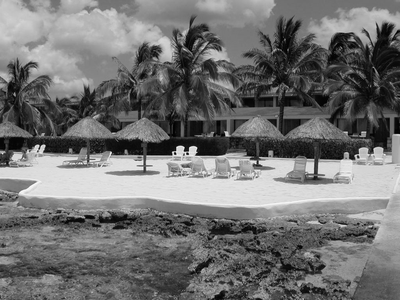
#> input picture imagesSet2/hotel-0.png, 400 x 300 px, shrunk from 1024 x 768 before the run
$ python Project2.py   (older library calls are emulated)
#> lines starting #> are read from the running program, lines starting #| are printed output that depends on the picture
### harris_detector.py
import numpy as np
import cv2
import matplotlib.pyplot as plt

def harris_corner_detection(image, threshold = 50000000000):
    Ix = cv2.Sobel(image, cv2.CV_32F, 1, 0, ksize=3)
    Iy = cv2.Sobel(image, cv2.CV_32F, 0, 1, ksize=3)
    Ixx = Ix*Ix
    Iyy = Iy*Iy
    Ixy = Ix*Iy

    duplicate_image = np.copy(image)
    kps = []
    shape = np.shape(image)
    k1 = 3
    k2 = 3
    i = j = 0
    m = n = 1

    M = np.zeros((2, 2))
    out = np.zeros(np.shape(Ix))

    while(i + k1 <= shape[0]):
        while(j + k2 <= shape[1]):
            M[0][0] = np.sum(Ixx[i:i+k1, j:j+k2])
            M[1][0] = M[0][1] = np.sum(Ixy[i:i+k1, j:j+k2])
            M[1][1] = np.sum(Iyy[i:i+k1, j:j+k2])
            out[m][n] = np.linalg.det(M) - 0.06*(np.trace(M)**2)
            if out[m][n] > threshold:
                cv2.circle(duplicate_image, (n, m), 3, (0, 0, 255), -1)
                kp = cv2.KeyPoint(n, m, 5, _class_id=0)
                kps.append(kp)
            j += 1
            n += 1
        i += 1
        m += 1
        j = 0
        n = 0

    plt.imshow(duplicate_image)
    plt.show()
    im1 = cv2.drawKeypoints(image, kps, None)
    plt.imshow(im1)
    result = duplicate_image
    result = cv2.cvtColor(result, cv2.COLOR_RGB2BGR)
    filename = 'Results/Harris/result.jpg'
    cv2.imwrite(filename, result)
    plt.show()
    return result, kps

### Project2.py
import numpy as np
import cv2
from harris_detector import *
import imutils
import os

def stitching(addresses, threshold1, threshold2, typeStitch, detectorType = 'sift'):

#> called with threshold1 = 50000000000, threshold2 = 50000000000, typeStitch = 1, detectorType = 'sift'
    address1, address2 = addresses
    image1 = cv2.imread(address1)
#> image1 is the input picture: shape (300, 400, 3); min 0, max 251, mean 113.5
    image1 = cv2.cvtColor(image1, cv2.COLOR_BGR2RGB)
    gray1 = cv2.cvtColor(image1, cv2.COLOR_RGB2GRAY)

    image2 = cv2.imread(address2)
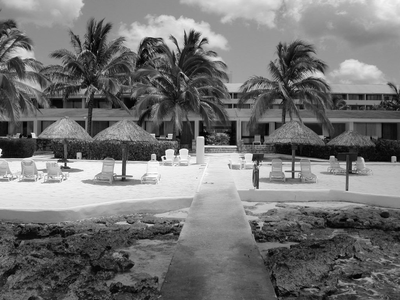
#> input picture imagesSet2/hotel-1.png, 400 x 300 px, shrunk from 1024 x 768 before the run
#> image2 is the input picture: shape (300, 400, 3); min 0, max 255, mean 115.3
    image2 = cv2.cvtColor(image2, cv2.COLOR_BGR2RGB)
    gray2 = cv2.cvtColor(image2, cv2.COLOR_RGB2GRAY)

    if typeStitch == 1:
        image1 = cv2.flip(image1, 1)
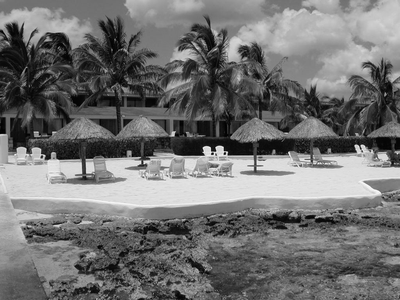
#> image1: shape (300, 400, 3); min 0, max 251, mean 113.5
        image2 = cv2.flip(image2, 1)
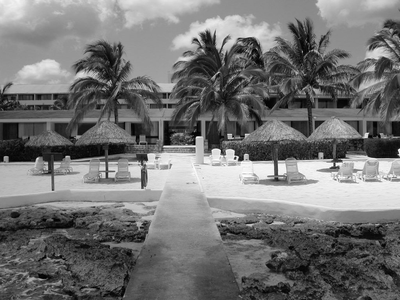
#> image2: shape (300, 400, 3); min 0, max 255, mean 115.3
        image1, image2 = image2, image1

        threshold1, threshold2 = threshold2, threshold1

        gray1 = cv2.flip(gray1, 1)
        gray2 = cv2.flip(gray2, 1)
        gray1, gray2 = gray2, gray1

    kp1 = harris_corner_detection(gray1, threshold1)
#> in harris_corner_detection, `Ix = cv2.Sobel(image, cv2.CV_32F, 1, 0, ksize=3)`:
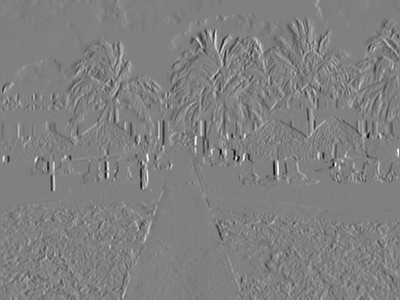
#> Ix: shape (300, 400) float32; min -829, max 816, mean -0.1; drawn with min black and max white
#> in harris_corner_detection, `Iy = cv2.Sobel(image, cv2.CV_32F, 0, 1, ksize=3)`:
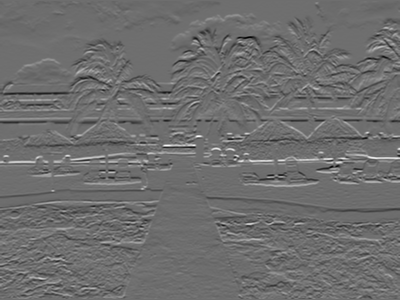
#> Iy: shape (300, 400) float32; min -752, max 977, mean -3.1; drawn with min black and max white
#> in harris_corner_detection, `Iyy = Iy*Iy`:
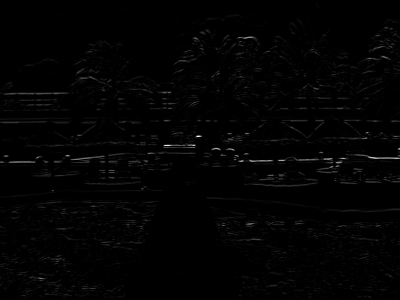
#> Iyy: shape (300, 400) float32; min 0, max 954529, mean 11471.4; drawn with min black and max white
#> in harris_corner_detection, `Ixy = Ix*Iy`:
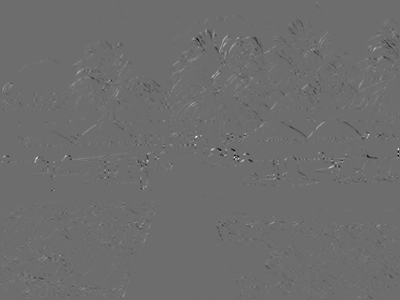
#> Ixy: shape (300, 400) float32; min -282063, max 374000, mean 299.3; drawn with min black and max white
#> after the loop in harris_corner_detection, `while(i + k1 <= shape[0]):`: duplicate_image: shape (300, 400); min 0, max 255, mean 115.2
#> after the loop in harris_corner_detection, `while(i + k1 <= shape[0]):`: M = [[324456, 82], [82, 342548]]; i = 25; kps = []; m = 26
    kp2 = harris_corner_detection(gray2, threshold2)


    if detectorType == 'sift':
        featureDetector = cv2.xfeatures2d.SIFT_create()
        bMatcher = cv2.BFMatcher(cv2.NORM_L2, crossCheck=False)
    elif detectorType == 'surf':
        featureDetector = cv2.xfeatures2d.SURF_create()
        bMatcher = cv2.BFMatcher(cv2.NORM_L2, crossCheck=False)
    elif detectorType == 'brisk':
        featureDetector = cv2.BRISK_create()
        bMatcher = cv2.BFMatcher(cv2.NORM_HAMMING, crossCheck=False)
    elif detectorType == 'orb':
        featureDetector = cv2.ORB_create()
        bMatcher = cv2.BFMatcher(cv2.NORM_HAMMING, crossCheck=False)


    kp1, desc1 = featureDetector.compute(gray1, kp1)
    kp2, desc2 = featureDetector.compute(gray2, kp2)

    matches = bMatcher.match(desc1,desc2)
    matches = sorted(matches, key = lambda m:m.distance)

    print(len(matches), len(desc1), len(desc2))

    matchesIm = cv2.drawMatches(image1, kp1, image2, kp2, matches[:10], None, flags=cv2.DrawMatchesFlags_NOT_DRAW_SINGLE_POINTS)

    plt.imshow(matchesIm)
    plt.show()

    pts1 = np.zeros((len(matches), 1, 2), dtype=np.float32)
    pts2 = np.zeros((len(matches), 1, 2), dtype=np.float32)

    for i in range(0,len(matches)):
        pts1[i] = kp1[matches[i].queryIdx].pt
        pts2[i] = kp2[matches[i].trainIdx].pt

    H, status = cv2.findHomography(pts2, pts1, cv2.RANSAC, 4)
    print(H)
    print(len(matches), len(kp1))

    width = image2.shape[1] + image1.shape[1]
    height = image2.shape[0] + image1.shape[0]

    result = cv2.warpPerspective(image2, H, (width, height))
    for i in range(image1.shape[0]):
        for j in range(image1.shape[1]):
            if result[i,j].all() == 0:
                result[i,j] = image1[i,j]


    gray = cv2.cvtColor(result, cv2.COLOR_BGR2GRAY)
    thresh = cv2.threshold(gray, 0, 255, cv2.THRESH_BINARY)[1]
    contours = cv2.findContours(thresh.copy(), cv2.RETR_EXTERNAL, cv2.CHAIN_APPROX_SIMPLE)
    contours = imutils.grab_contours(contours)
    maxContour = max(contours, key=cv2.contourArea)
    (x, y, w, h) = cv2.boundingRect(maxContour)
    result = result[y:y + h, x:x + w]
    if typeStitch == 1:
        result = cv2.flip(result, 1)
    plt.imshow(result)
    plt.show()

    return result, H

def panorama(folder):
    files = os.listdir(folder)
    images = [folder + '/' + i for i in files]
    addresses = [images[0]]
    threshold2 = threshold1 = 50000000000
    for i in range(1,len(images)):
        addresses.append(images[i])
        result, H = stitching(addresses, threshold1, threshold2, i%2)
        result = cv2.cvtColor(result, cv2.COLOR_RGB2BGR)
        # result = smooth(result)
        # result = sharpen(result)
        print(i)
        filename = 'result'+str(i)+'.jpg'

        cv2.imwrite(filename, result)
        addresses = [filename]
        threshold1 = threshold1*0.2
    return None

def sharpen(image):
    kernel_sharpening = np.array([[-1,-1,-1], [-1, 9,-1], [-1,-1,-1]])
    sharpened = cv2.filter2D(image, -1, kernel_sharpening)
    return sharpened

def smooth(image):
    kernel = np.ones((3, 3), np.float32) / 9
    blurred = cv2.filter2D(image, -1, kernel)
    return blurred

#> (the run stopped early here; a loop or call above may not have finished)
